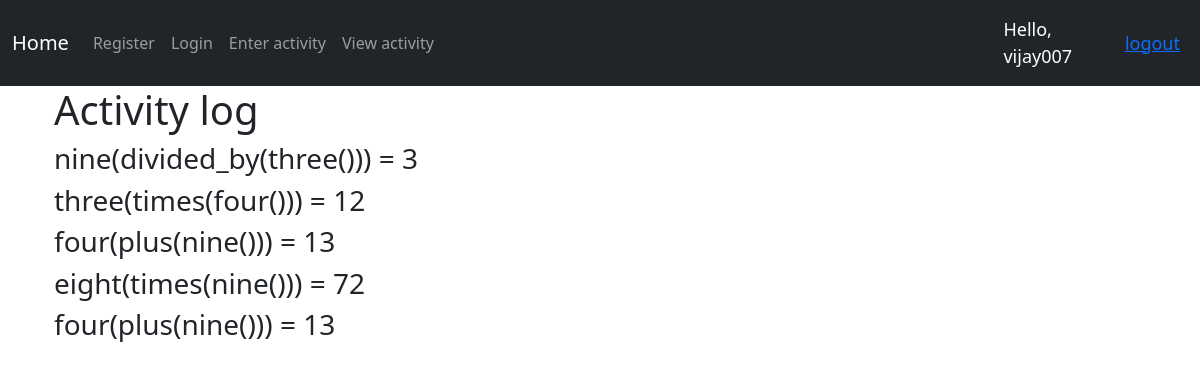
Page /main/activitylog/ (signed in) on the committed database.
### main/models.py (models this page shows)
class Calculation(models.Model):
    calculation = models.CharField(max_length=255)
    result = models.IntegerField()
    created_at = models.DateTimeField(auto_now_add=True)

### main/views.py (the view)
# urls.py: path('activitylog/',views.activitylog,name='activitylog'),
@login_required(login_url='login')
def activitylog(request):
    calculations = Calculation.objects.all().order_by('-created_at')
    context = {'calculations':calculations}
    return render(request,'activitylog.html',context)

### main/templates/activitylog.html
{% extends 'base.html' %}
{% block content %}
<div class="container">
    <h1>Activity log</h1>
    {% for calculation in calculations %}
        <h3>{{ calculation.calculation }} = {{ calculation.result }}</h3>
    {% endfor %}
</div>
{% endblock %}

### main/templates/base.html (shortened to what this page needs)
<!DOCTYPE html>
<html lang="en">
<head>
    <link rel="stylesheet" href="https://cdn.jsdelivr.net/npm/bootstrap@5.2.3/dist/css/bootstrap.min.css"
>
  </head>
<body>
        <nav class="navbar navbar-expand-lg bg-dark navbar-dark py-3">
            <div class="container">
        <a class="navbar-brand" href="{% url 'home' %}">Home</a>
        <div class="collapse navbar-collapse" id="navbarNav">
          <ul class="navbar-nav">
            <li class="nav-item">
              <a class="nav-link" href="{% url 'register' %}">Register</a>
            </li>
            <li class="nav-item">
              <a class="nav-link" href="{% url 'login' %}">Login</a>
            </li>
            <li class="nav-item">
              <a class="nav-link" href="{% url 'activityPage' %}">Enter activity</a>
            </li>
            <li class="nav-item">
                <a class="nav-link" href="{% url 'activitylog' %}">View activity</a>
            </li>
          </ul>
        </div>
    </div>
    <span class="hello-msg">Hello, {{ request.user }}</span>
    <span class="hello-msg"><a href="{% url 'logout' %}">logout</a></span>
      </nav>
      <div class="container">
        {% block content %}
        {% endblock %}
    </div>
</body>
</html>

### main/templates/base.html (style rules this page uses)
.hello-msg { font-size:18px; color:#fff; margin-right:20px; }

### rows in the picture
Calculation: calculation "nine(divided_by(three()))", result "3"
Calculation: calculation "three(times(four()))", result "12"
Calculation: calculation "four(plus(nine()))", result "13"
Calculation: calculation "eight(times(nine()))", result "72"
Calculation: calculation "four(plus(nine()))", result "13"

### other values in the picture
{{ request.user }} "vijay007"
